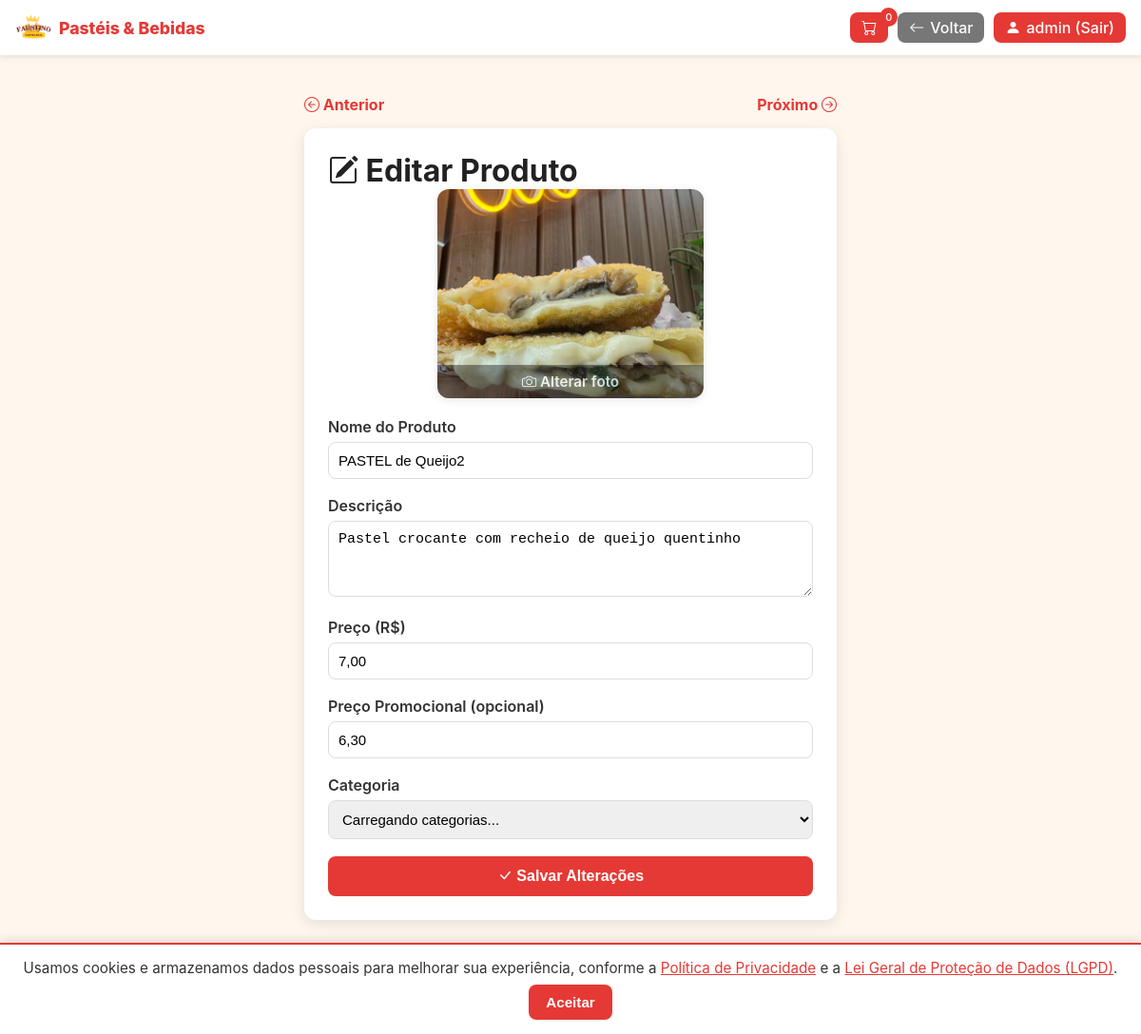
The app's page /alterarProduto.php?id=1 (signed in) with its own data.
### tables this page shows
CREATE TABLE `products` (
  `id` int(11) NOT NULL,
  `name` varchar(150) NOT NULL,
  `description` text DEFAULT NULL,
  `price` double NOT NULL,
  `price_promo` decimal(10,2) DEFAULT NULL,
  `image` varchar(255) DEFAULT NULL,
  `active` tinyint(1) DEFAULT 1,
  `category_id` int(11) DEFAULT NULL,
  `created_at` datetime DEFAULT current_timestamp()
);

### public/alterarProduto.php (the view, shortened to what this page needs)
<?php
$pdo = Database::connect();
$productId = isset($_GET['id']) ? (int)$_GET['id'] : 0;
$stmt = $pdo->prepare("SELECT * FROM products WHERE id = ?");
$stmt->execute([$productId]);
$product = $stmt->fetch(PDO::FETCH_ASSOC);
?>
<!DOCTYPE html>
<html lang="pt-BR">
<head>
<link rel="stylesheet" href="css/style.css">
<link rel="stylesheet" href="https://cdn.jsdelivr.net/npm/bootstrap-icons@1.11.3/font/bootstrap-icons.css">
</head>
<body>
<?php include 'header.php'; ?>
<main>
  <div class="nav-buttons">
    <a href="alterarProduto.php?id=<?= max($productId - 1, 1) ?>"><i class="bi bi-arrow-left-circle"></i> Anterior</a>
    <a href="alterarProduto.php?id=<?= $productId + 1 ?>">Próximo <i class="bi bi-arrow-right-circle"></i></a>
  </div>
  <div class="form-container">
    <h1 class="form-title"><i class="bi bi-pencil-square"></i> Editar Produto</h1>
    <form id="editForm" enctype="multipart/form-data">
      <div class="image-preview" onclick="document.getElementById('image').click();" id="imagePreview">
        <img src="<?= htmlspecialchars($product['image'] ?: 'imgs/default.png') ?>" alt="Imagem do produto">
        <div class="image-overlay"><i class="bi bi-camera"></i> Alterar foto</div>
      </div>
      <div class="form-group">
        <label for="name">Nome do Produto</label>
        <input type="text" id="name" name="name" value="<?= htmlspecialchars($product['name']) ?>" required>
      </div>
      <div class="form-group">
        <label for="description">Descrição</label>
        <textarea id="description" name="description"><?= htmlspecialchars($product['description']) ?></textarea>
      </div>
      <div class="form-group">
        <label for="price">Preço (R$)</label>
        <input type="text" id="price" name="price" value="<?= number_format($product['price'], 2, ',', '.') ?>" required>
      </div>
      <div class="form-group">
        <label for="price_promo">Preço Promocional (opcional)</label>
        <input type="text" id="price_promo" name="price_promo" value="<?= $product['price_promo'] ? number_format($product['price_promo'], 2, ',', '.') : '' ?>">
      </div>
      <div class="form-group">
        <label for="category_id">Categoria</label>
        <select id="category_id" name="category_id" required>
          <option value="">Carregando categorias...</option>
        </select>
      </div>
      <button type="submit" class="btn-submit"><i class="bi bi-check-lg"></i> Salvar Alterações</button>
    </form>
  </div>
</main>
<?php include 'footer.php'; ?>
</body>
</html>

### public/css/style.css (style rules this page uses)
:root { --bg: #fff7f0; --accent: #e53935; --muted: #666; --card: #ffffff; --shadow: 0 6px 18px rgba(0,0,0,0.08); --radius: 14px; }
* { box-sizing: border-box; margin: 0; padding: 0; }
html, body { height: 100%; }
body { font-family: -apple-system, BlinkMacSystemFont, "Segoe UI", Roboto, Arial, sans-serif; background: #fff6ed; color: #222; -webkit-font-smoothing: antialiased; -moz-osx-font-smoothing: grayscale; }
a { text-decoration: none; color: inherit; }
main { padding-top: 40px; padding-bottom: 70px; }
@media (min-width: 800px) { main { padding-top: 60px; } }

### public/alterarProduto.php (style rules this page uses)
main { max-width: 600px; margin: 0 auto; padding: 100px 20px 120px; }
.form-container { background: #fff; border-radius: 12px; box-shadow: 0 4px 15px rgba(0,0,0,0.1); padding: 25px; }
.nav-buttons { display: flex; justify-content: space-between; align-items: center; margin-bottom: 15px; }
.nav-buttons a { color: var(--accent); font-weight: bold; text-decoration: none; }
.image-preview { position: relative; width: 100%; max-width: 280px; height: 220px; margin: 0 auto 20px; border-radius: 12px; overflow: hidden; cursor: pointer; box-shadow: 0 2px 10px rgba(0,0,0,0.1); }
.image-preview img { width: 100%; height: 100%; object-fit: cover; display: block; }
.image-overlay { position: absolute; bottom: 0; left: 0; width: 100%; background: rgba(0,0,0,0.55); color: #fff; text-align: center; padding: 8px 0; font-size: 0.95rem; font-weight: 600; opacity: 0.7; transition: opacity 0.2s; }
.form-group { margin-bottom: 18px; }
label { font-weight: 600; color: #333; display: block; margin-bottom: 6px; }
input, textarea, select { width: 100%; padding: 10px; border-radius: 8px; border: 1px solid #ddd; font-size: 15px; }
textarea { resize: vertical; min-height: 80px; }
.btn-submit { background: #e53935; color: #fff; font-weight: 600; border: none; border-radius: 8px; padding: 12px; cursor: pointer; font-size: 1rem; width: 100%; }

### records on screen
products: image (picture), name "PASTEL de Queijo2", description "Pastel crocante com recheio de queijo quentinho", price "7,00", price_promo "6,30"

### other values on screen
$_SESSION['user']['username'] "admin"
